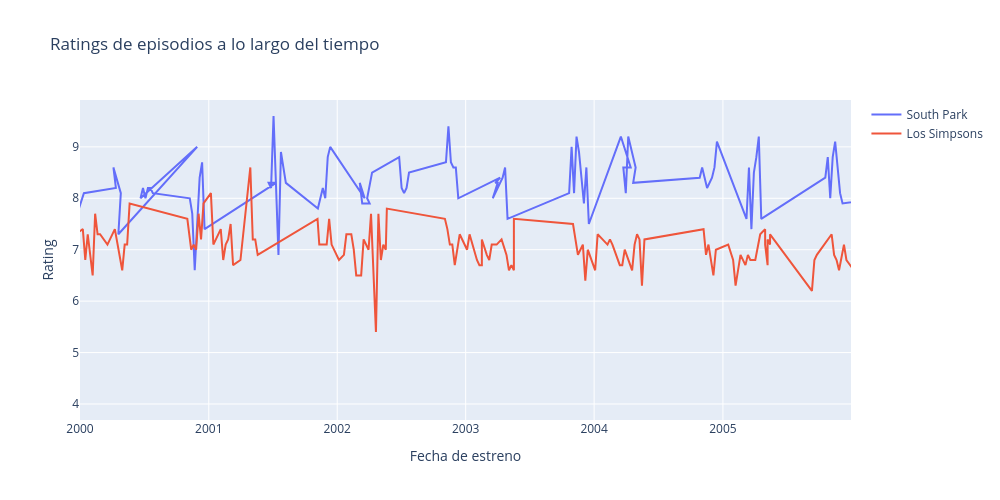

Write notebook code for a chart like this one.
### Code cell
#la primera gráfica pero ahora con plotly

import plotly.graph_objects as go
import pandas as pd

f1 = pd.to_datetime("2000-01-01")
f2 = pd.to_datetime("2005-12-31")

fig = go.Figure()

fig.add_trace(
    go.Scatter(
        x=spark_data["fecha_estreno"],
        y=spark_data["rating"],
        mode="lines",
        name="South Park"
    )
)

fig.add_trace(
    go.Scatter(
        x=simpsons_data["fecha_estreno"],
        y=simpsons_data["rating"],
        mode="lines",
        name="Los Simpsons"
    )
)

fig.update_layout(
    title="Ratings de episodios a lo largo del tiempo",
    xaxis_title="Fecha de estreno",
    yaxis_title="Rating",
    width=1000,
    height=500
)

fig.update_xaxes(
    range=[f1, f2]
)

fig.show()

### Figure 1 — Plotly figure (JSON) as saved in the notebook; plotly's stock layout.template omitted (floating-point values rounded to 4 significant figures; data arrays with more than 128 entries replaced by an {"elided": "..."} marker saying what was removed)
{"data": [{"mode": "lines", "name": "South Park", "type": "scatter", "x": {"elided": "339 str values"}, "y": {"elided": "339 float values"}}, {"mode": "lines", "name": "Los Simpsons", "type": "scatter", "x": {"elided": "747 str values"}, "y": {"elided": "747 float values"}}], "layout": {"height": 500, "title": {"text": "Ratings de episodios a lo largo del tiempo"}, "width": 1000, "xaxis": {"range": ["2000-01-01T00:00:00", "2005-12-31T00:00:00"], "title": {"text": "Fecha de estreno"}}, "yaxis": {"title": {"text": "Rating"}}}}
